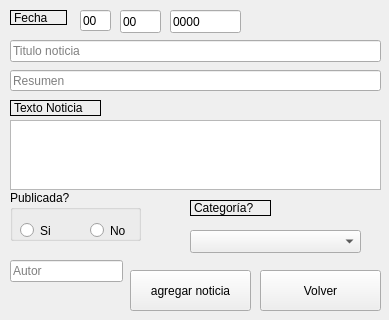
<?xml version="1.0" encoding="UTF-8"?>
<ui version="4.0">
 <class>formulario</class>
 <widget class="QMainWindow" name="formulario">
  <property name="geometry">
   <rect>
    <x>0</x>
    <y>0</y>
    <width>389</width>
    <height>320</height>
   </rect>
  </property>
  <property name="minimumSize">
   <size>
    <width>389</width>
    <height>320</height>
   </size>
  </property>
  <property name="maximumSize">
   <size>
    <width>389</width>
    <height>320</height>
   </size>
  </property>
  <property name="windowTitle">
   <string>Agregar Noticia</string>
  </property>
  <widget class="QWidget" name="centralWidget">
   <widget class="QPushButton" name="add">
    <property name="geometry">
     <rect>
      <x>130</x>
      <y>270</y>
      <width>121</width>
      <height>41</height>
     </rect>
    </property>
    <property name="text">
     <string>agregar noticia</string>
    </property>
   </widget>
   <widget class="QLineEdit" name="t_noticia">
    <property name="geometry">
     <rect>
      <x>10</x>
      <y>40</y>
      <width>371</width>
      <height>22</height>
     </rect>
    </property>
    <property name="placeholderText">
     <string>Titulo noticia</string>
    </property>
   </widget>
   <widget class="QLineEdit" name="resumen">
    <property name="geometry">
     <rect>
      <x>10</x>
      <y>70</y>
      <width>371</width>
      <height>21</height>
     </rect>
    </property>
    <property name="maxLength">
     <number>1000000</number>
    </property>
    <property name="placeholderText">
     <string>Resumen</string>
    </property>
   </widget>
   <widget class="QLineEdit" name="dia">
    <property name="geometry">
     <rect>
      <x>80</x>
      <y>10</y>
      <width>31</width>
      <height>21</height>
     </rect>
    </property>
    <property name="inputMethodHints">
     <set>Qt::ImhNone</set>
    </property>
    <property name="text">
     <string>00</string>
    </property>
   </widget>
   <widget class="QLineEdit" name="autor">
    <property name="geometry">
     <rect>
      <x>10</x>
      <y>260</y>
      <width>113</width>
      <height>22</height>
     </rect>
    </property>
    <property name="placeholderText">
     <string>Autor</string>
    </property>
   </widget>
   <widget class="QTextEdit" name="txt_noticia">
    <property name="geometry">
     <rect>
      <x>10</x>
      <y>120</y>
      <width>371</width>
      <height>70</height>
     </rect>
    </property>
   </widget>
   <widget class="QGroupBox" name="groupBox">
    <property name="geometry">
     <rect>
      <x>10</x>
      <y>190</y>
      <width>131</width>
      <height>51</height>
     </rect>
    </property>
    <property name="title">
     <string>Publicada?</string>
    </property>
    <widget class="QRadioButton" name="si">
     <property name="geometry">
      <rect>
       <x>10</x>
       <y>30</y>
       <width>51</width>
       <height>21</height>
      </rect>
     </property>
     <property name="text">
      <string>Si</string>
     </property>
    </widget>
    <widget class="QRadioButton" name="no">
     <property name="geometry">
      <rect>
       <x>80</x>
       <y>30</y>
       <width>51</width>
       <height>21</height>
      </rect>
     </property>
     <property name="text">
      <string>No</string>
     </property>
    </widget>
   </widget>
   <widget class="QLabel" name="label">
    <property name="geometry">
     <rect>
      <x>10</x>
      <y>100</y>
      <width>91</width>
      <height>16</height>
     </rect>
    </property>
    <property name="frameShape">
     <enum>QFrame::Panel</enum>
    </property>
    <property name="text">
     <string>Texto Noticia</string>
    </property>
   </widget>
   <widget class="QComboBox" name="cmb_ctg">
    <property name="geometry">
     <rect>
      <x>190</x>
      <y>230</y>
      <width>171</width>
      <height>23</height>
     </rect>
    </property>
   </widget>
   <widget class="QLabel" name="label_2">
    <property name="geometry">
     <rect>
      <x>190</x>
      <y>200</y>
      <width>81</width>
      <height>16</height>
     </rect>
    </property>
    <property name="frameShape">
     <enum>QFrame::Panel</enum>
    </property>
    <property name="text">
     <string>Categoría?</string>
    </property>
   </widget>
   <widget class="QLabel" name="label_3">
    <property name="geometry">
     <rect>
      <x>10</x>
      <y>10</y>
      <width>57</width>
      <height>15</height>
     </rect>
    </property>
    <property name="frameShape">
     <enum>QFrame::Panel</enum>
    </property>
    <property name="text">
     <string>Fecha</string>
    </property>
   </widget>
   <widget class="QLineEdit" name="mes">
    <property name="geometry">
     <rect>
      <x>120</x>
      <y>10</y>
      <width>41</width>
      <height>23</height>
     </rect>
    </property>
    <property name="text">
     <string>00</string>
    </property>
   </widget>
   <widget class="QLineEdit" name="year">
    <property name="geometry">
     <rect>
      <x>170</x>
      <y>10</y>
      <width>71</width>
      <height>23</height>
     </rect>
    </property>
    <property name="text">
     <string>0000</string>
    </property>
   </widget>
   <widget class="QPushButton" name="volver">
    <property name="geometry">
     <rect>
      <x>260</x>
      <y>270</y>
      <width>121</width>
      <height>41</height>
     </rect>
    </property>
    <property name="text">
     <string>Volver</string>
    </property>
   </widget>
  </widget>
 </widget>
 <layoutdefault spacing="6" margin="11"/>
 <resources/>
 <connections/>
</ui>
